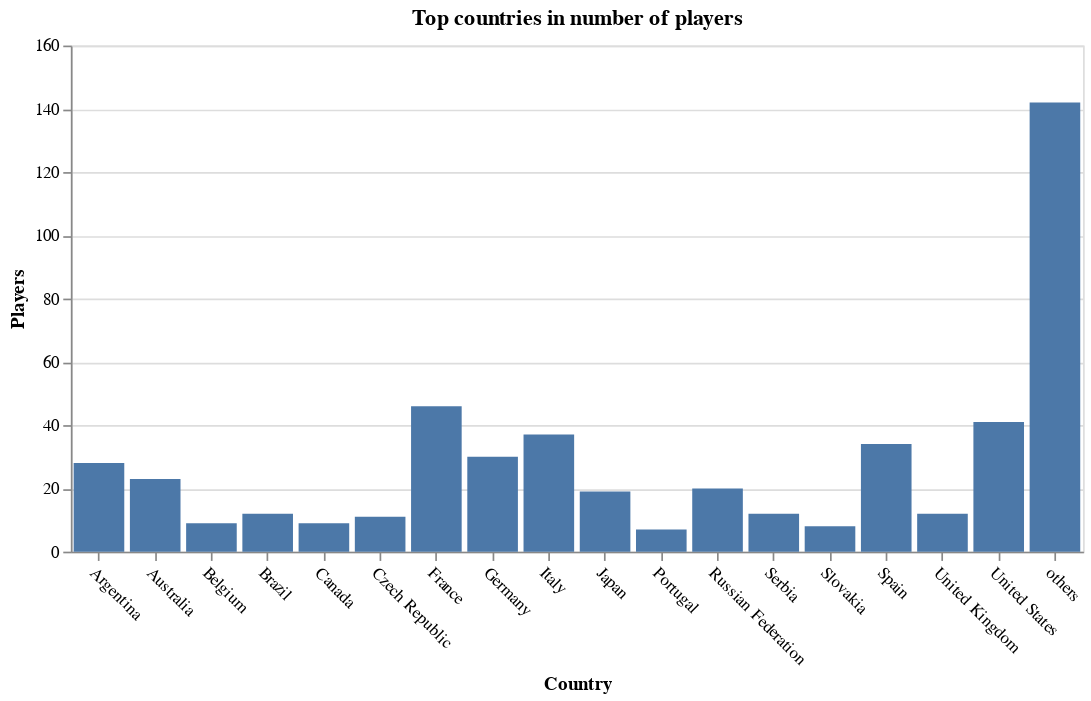

Source (notebook cell):
### Code cell
#visualization of number of players from the most represented countries

country_counts= players["Country"].value_counts()

top_countries = country_counts[country_counts > 5]

filtered_df = df.copy()
filtered_df['Country'] = filtered_df['Country'].apply(lambda x: x if x in top_countries else 'others')

final_counts = filtered_df['Country'].value_counts()

plot_data = pd.DataFrame({
    'Country': final_counts.index,
    'Players': final_counts.values
})

chart = alt.Chart(plot_data).mark_bar().encode(
    x='Country',
    y='Players',
    tooltip=['Country', 'Players']
).properties(
    width=600,
    title="Top countries in number of players"
).configure_axisX(
    labelAngle=45
)

chart

### Figure 1 — Vega-Lite specification as saved in the notebook (floating-point values rounded to 4 significant figures)
{"config": {"view": {"continuousWidth": 400, "continuousHeight": 300}, "axisX": {"labelAngle": 45}}, "data": {"name": "data-ded8bfd1d4de89ffc221f9b59ac972f1"}, "mark": "bar", "encoding": {"tooltip": [{"field": "Country", "type": "nominal"}, {"field": "Players", "type": "quantitative"}], "x": {"field": "Country", "type": "nominal"}, "y": {"field": "Players", "type": "quantitative"}}, "title": "Top countries in number of players", "width": 600, "$schema": "https://vega.github.io/schema/vega-lite/v4.17.0.json", "datasets": {"data-ded8bfd1d4de89ffc221f9b59ac972f1": [{"Country": "others", "Players": 142}, {"Country": "France", "Players": 46}, {"Country": "United States", "Players": 41}, {"Country": "Italy", "Players": 37}, {"Country": "Spain", "Players": 34}, {"Country": "Germany", "Players": 30}, {"Country": "Argentina", "Players": 28}, {"Country": "Australia", "Players": 23}, {"Country": "Russian Federation", "Players": 20}, {"Country": "Japan", "Players": 19}, {"Country": "Serbia", "Players": 12}, {"Country": "Brazil", "Players": 12}, {"Country": "United Kingdom", "Players": 12}, {"Country": "Czech Republic", "Players": 11}, {"Country": "Canada", "Players": 9}, {"Country": "Belgium", "Players": 9}, {"Country": "Slovakia", "Players": 8}, {"Country": "Portugal", "Players": 7}]}}
